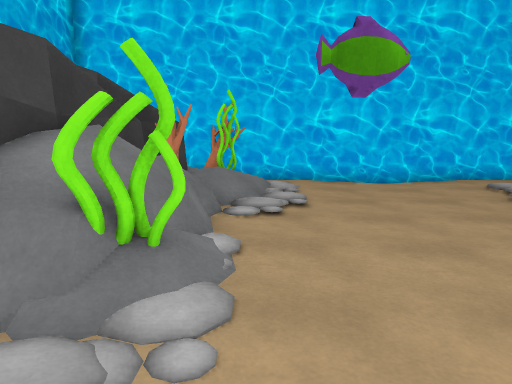
[1] (above)

12 first-person views from a walk through a 3-D level made in the Unity game engine. The camera is 1.4 m above the floor, tilts 8° down and sees 70° across. The floor is counted in squares, 1 m on a side. Each view is taken from the middle of a square. On the plan, view 1 faces up. The plan holds only what a view shows up to about 16 squares ahead; the rest is blank.

[2]
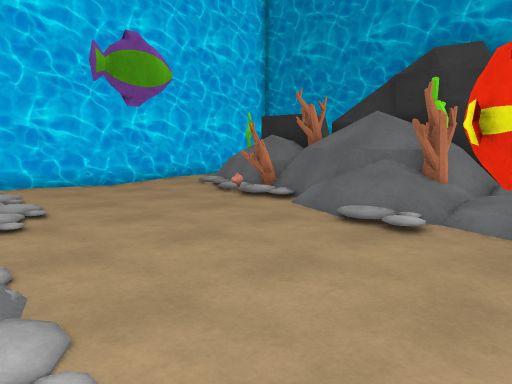

[3]
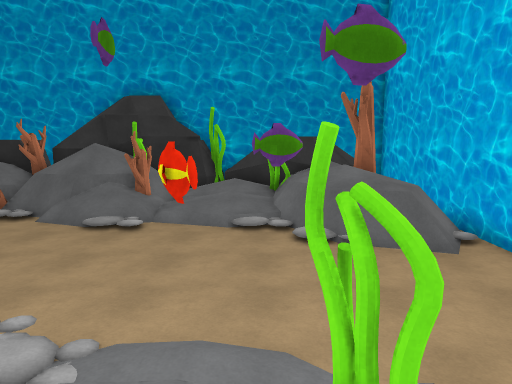

[4]
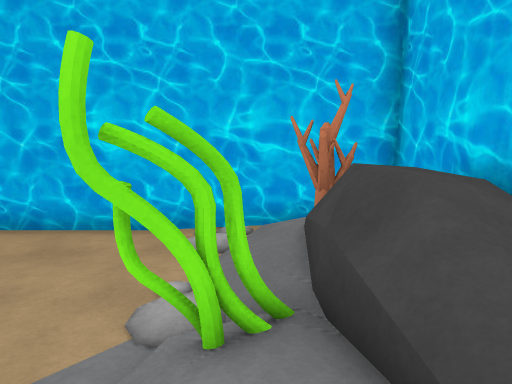

[5]
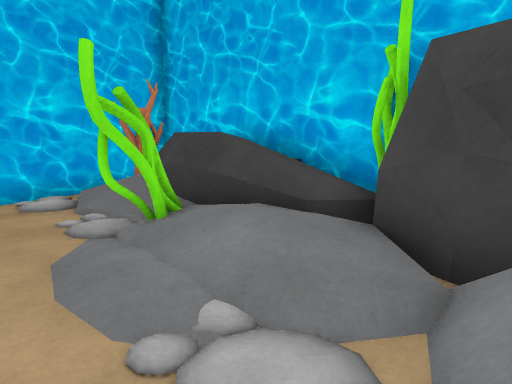

[6]
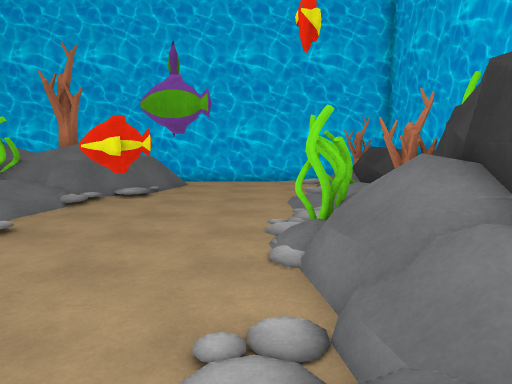

[7]
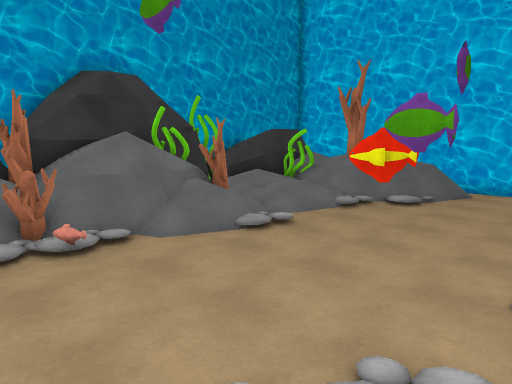

[8]
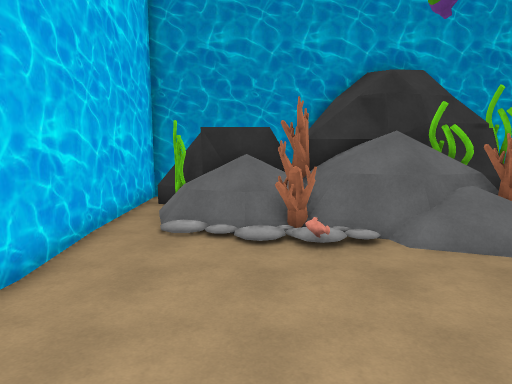

[9]
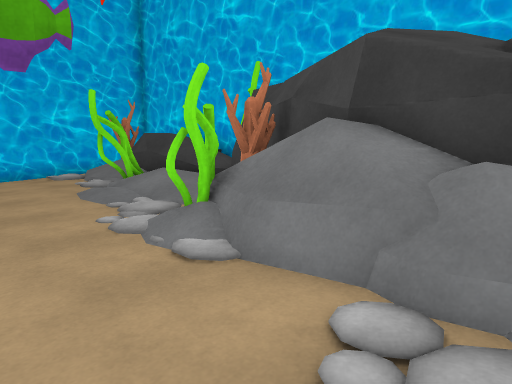

[10]
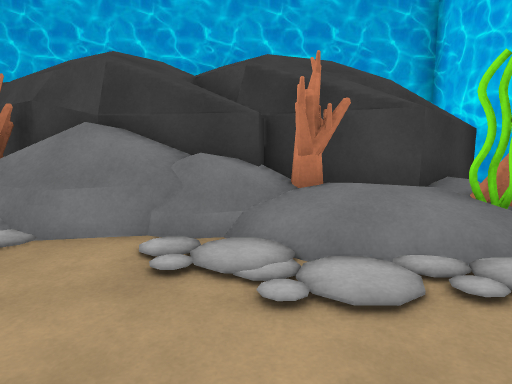

[11]
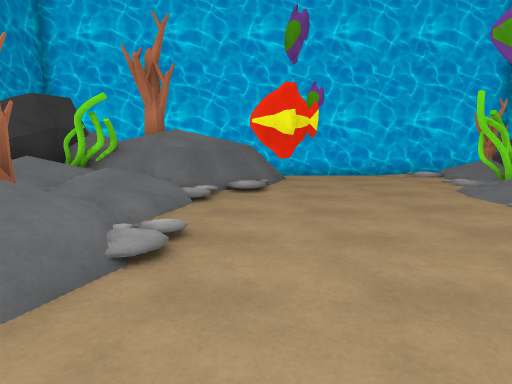

[12]
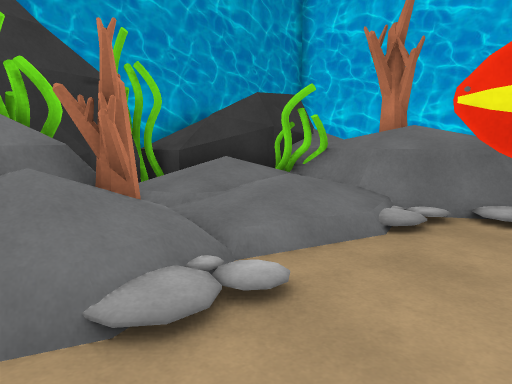

### Floor plan
Key: @ floor where view 1 was taken; # wall or solid block; . main floor; : floor 0.25 m higher than the main floor; + floor 0.5 m higher than the main floor; * floor 0.75 m higher than the main floor; % floor 1 m higher than the main floor; & floor 1.5 m higher than the main floor; / step, stairs or slope; = window, fence, low wall or low ledge; O other object.
Columns run from 6 left of view 1 to 11 right of it. Each row starts with its distance up from view 1.
 13      ###########
 12     ##/........#
 11   ####/....../## #
 10    ##*/....../## #
  9    ##///......=# #
  8   ##//:.....#### #
  7   ##/=......./=# #
  6    #/=.......=##
  5    #/=......#### #
  4   ##/#...../=##  #
  3   ##//...../#### #
  2   #/........//  ##
  1 ###+/....##.#+/* #
  0 ##/+/.@.....#/+%##
 -1 #//+/......//+/*##
 -2 #/###.....//#=###
 -3 #&=/......#######
 -4 #/#/ .....=##   ##
 -5 # # .....###
 -6 # O.......##
 -7 ###########

Positions as (right, up) in squares from view 1, and headings:
1: (0, 0), facing up
2: (-1, 0), facing up-right
3: (-5, -1), facing right
4: (-3, 1), facing down
5: (0, 3), facing down-left
6: (0, 10), facing down
7: (-1, 10), facing down-right
8: (-1, 9), facing right
9: (2, 8), facing down-left
10: (4, 8), facing left
11: (4, 8), facing down
12: (3, 5), facing down-right
